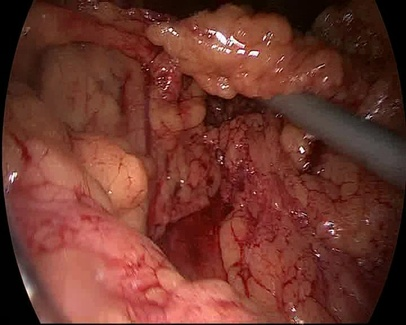
#> input picture papers/paper1_neurips2026/manuscript/figures_slides/assets/BBP12_00003439.jpg, 406 x 325 px, shrunk from 720 x 576 before the run, found by its file name
$ python build_fig_project_overall_pipeline.py
#> lines starting #> are read from the running program, lines starting #| are printed output that depends on the picture
"""Build a concrete overall project pipeline figure.

Output:
  paper/figures/fig_project_overall_pipeline.{png,pdf}
  paper/Formatting_Instructions_For_NeurIPS_2026/figures/fig_project_overall_pipeline.{png,pdf}
  paper/final_draft/figures/fig_project_overall_pipeline.{png,pdf} when present

The figure uses real MB140/BBP12 frames when the local Lambda mirror is
available, and falls back to the existing explanatory PNG otherwise.
"""
from __future__ import annotations

from pathlib import Path
import shutil

import matplotlib.pyplot as plt
from matplotlib.patches import FancyBboxPatch, Rectangle
from PIL import Image, ImageOps


HERE = Path(__file__).resolve().parent
ROOT = HERE.parent.parent
PAPER = ROOT / "paper"
SUB_FIG = PAPER / "Formatting_Instructions_For_NeurIPS_2026" / "figures"
FINAL_FIG = PAPER / "final_draft" / "figures"
FINAL_SCRIPTS = PAPER / "final_draft" / "figure_scripts"

FRAME_DIR = (
    ROOT
    / "lambda_mirror"
    / "extern"
    / "MultiBypass140"
    / "datasets"
    / "MultiBypass140"
    / "BernBypass70"
    / "frames"
    / "BBP12"
)
FRAME_NAMES = [
    "BBP12_00003439.jpg",
    "BBP12_00003444.jpg",
    "BBP12_00003449.jpg",
    "BBP12_00003454.jpg",
    "BBP12_00003459.jpg",
    "BBP12_00003464.jpg",
    "BBP12_00003469.jpg",
    "BBP12_00003474.jpg",
]


COLORS = {
    "ink": "#111827",
    "muted": "#4b5563",
    "blue": "#1d4ed8",
    "blue_light": "#eff6ff",
    "teal": "#0f766e",
    "teal_light": "#ecfdf5",
    "orange": "#d97706",
    "orange_light": "#fff7ed",
    "purple": "#7c3aed",
    "purple_light": "#f5f3ff",
    "gray": "#64748b",
    "gray_light": "#f8fafc",
    "red": "#dc2626",
    "red_light": "#fef2f2",
    "edge": "#334155",
}


plt.rcParams.update({
    "figure.dpi": 180,
    "savefig.dpi": 300,
    "savefig.bbox": "tight",
    "font.family": "DejaVu Sans",
    "font.size": 8.2,
})


def load_thumb(path: Path, size: tuple[int, int] = (220, 150)) -> Image.Image:
#> called with size = (220, 150)
    if path.exists():
        img = Image.open(path).convert("RGB")
#> img is the input picture: PIL image 406x325 RGB; mean R, G, B 110.7, 54.6, 44.3
    else:
        fallback = HERE / "clip_to_tensor_pipeline.png"
        img = Image.open(fallback).convert("RGB")
    return ImageOps.fit(img, size, method=Image.Resampling.LANCZOS)
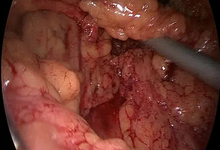
#> returned value: PIL image 220x150 RGB; mean R, G, B 113.9, 56, 45.3


def box(ax, x, y, w, h, text, fc, ec, size=8.0, weight="normal", color=None):
    patch = FancyBboxPatch(
        (x, y), w, h,
        boxstyle="round,pad=0.035,rounding_size=0.055",
        facecolor=fc,
        edgecolor=ec,
        linewidth=1.1,
    )
    ax.add_patch(patch)
    ax.text(
        x + w / 2,
        y + h / 2,
        text,
        ha="center",
        va="center",
        fontsize=size,
        fontweight=weight,
        color=color or COLORS["ink"],
        linespacing=1.12,
    )
    return patch


def arrow(ax, start, end, color=None, lw=1.4, rad=0.0):
    ax.annotate(
        "",
        xy=end,
        xytext=start,
        arrowprops=dict(
            arrowstyle="-|>",
            lw=lw,
            color=color or COLORS["edge"],
            shrinkA=2,
            shrinkB=2,
            connectionstyle=f"arc3,rad={rad}",
        ),
    )


def add_panel_label(ax, x, y, label):
    ax.text(x, y, label, ha="left", va="top", fontsize=10.5,
            fontweight="bold", color=COLORS["ink"])


def draw_filmstrip(ax, x, y, w, h):
    ax.add_patch(Rectangle((x, y), w, h, facecolor="#0b0f19",
                           edgecolor="black", linewidth=1.0))
    hole_h = h / 13.5
    for i in range(11):
        yy = y + 0.10 + i * (h - 0.20) / 10.4
        ax.add_patch(Rectangle((x + 0.05, yy), 0.07, hole_h,
                               facecolor="white", edgecolor="white"))
        ax.add_patch(Rectangle((x + w - 0.12, yy), 0.07, hole_h,
                               facecolor="white", edgecolor="white"))

    thumb_h = (h - 0.34) / 4.6
    for i, name in enumerate(FRAME_NAMES[:4]):
        yy = y + h - 0.17 - (i + 1) * thumb_h - i * 0.035
        img = load_thumb(FRAME_DIR / name)
        ax.imshow(img, extent=(x + 0.16, x + w - 0.16, yy, yy + thumb_h),
                  aspect="auto", zorder=2)
#> pass 2 of the loop in draw_filmstrip, `for i, name in enumerate(FRAME_NAMES[:4]):`:
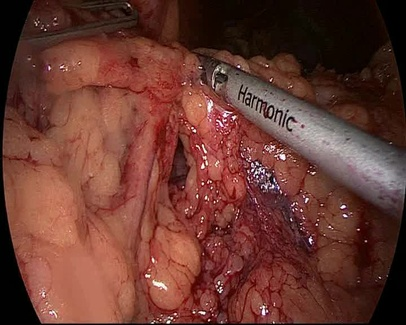
#> input picture papers/paper1_neurips2026/manuscript/figures_slides/assets/BBP12_00003444.jpg, 406 x 325 px, shrunk from 720 x 576 before the run, found by its file name
#> in load_thumb, img is the input picture: PIL image 406x325 RGB; mean R, G, B 105.5, 57.9, 48.9
#> in load_thumb (call 2), `return ImageOps.fit(img, size, method=Image.Resampling.LANCZOS)`:
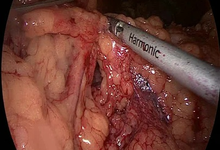
#> returned value: PIL image 220x150 RGB; mean R, G, B 112.3, 62.2, 52.7
#> pass 3 of the loop in draw_filmstrip, `for i, name in enumerate(FRAME_NAMES[:4]):`:
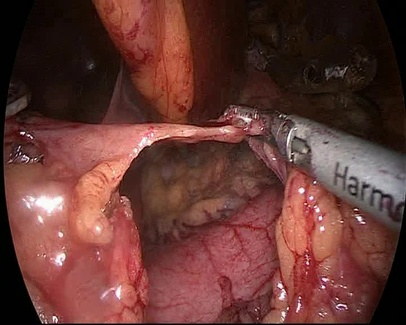
#> input picture papers/paper1_neurips2026/manuscript/figures_slides/assets/BBP12_00003449.jpg, 406 x 325 px, shrunk from 720 x 576 before the run, found by its file name
#> in load_thumb, img is the input picture: PIL image 406x325 RGB; mean R, G, B 101, 56.9, 51.7
#> in load_thumb (call 3), `return ImageOps.fit(img, size, method=Image.Resampling.LANCZOS)`:
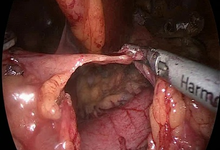
#> returned value: PIL image 220x150 RGB; mean R, G, B 104.5, 59.7, 54.3
#> the loop made 4 passes; the first 3 are shown
    ax.text(x + w / 2, y - 0.10, "time", ha="center", va="top",
            fontsize=7.0, color=COLORS["muted"])
    arrow(ax, (x + w / 2, y - 0.17), (x + w / 2, y - 0.45),
          color=COLORS["ink"], lw=1.0)


def draw_clip(ax, x, y, w, h):
#> called with x = 2.22, y = 4.9, w = 1.25, h = 2.55
    ax.add_patch(FancyBboxPatch((x, y), w, h, boxstyle="round,pad=0.02,rounding_size=0.05",
                                facecolor="white", edgecolor=COLORS["blue"],
                                linewidth=1.1, linestyle="--"))
    thumb_h = (h - 0.30) / 4.4
    for i, name in enumerate(FRAME_NAMES[:4]):
        yy = y + h - 0.16 - (i + 1) * thumb_h - i * 0.035
        img = load_thumb(FRAME_DIR / name)
        ax.imshow(img, extent=(x + 0.12, x + w - 0.12, yy, yy + thumb_h),
                  aspect="auto", zorder=2)
#> pass 2 of the loop in draw_clip, `for i, name in enumerate(FRAME_NAMES[:4]):`:
#> pass 3 of the loop in draw_clip, `for i, name in enumerate(FRAME_NAMES[:4]):`:
#> the loop made 4 passes; the first 3 are shown
    ax.text(x + w / 2, y + 0.28, "...", ha="center", va="center",
            fontsize=13, color=COLORS["ink"])
    ax.text(x + w / 2, y - 0.12, "8-frame clip", ha="center", va="top",
            fontsize=8.0, color=COLORS["blue"], fontweight="bold")


def draw_feature_matrix(ax, x, y, w, h):
#> called with x = 6, y = 5.05, w = 1.25, h = 2.05
    ax.add_patch(Rectangle((x, y), w, h, facecolor=COLORS["blue_light"],
                           edgecolor=COLORS["blue"], linewidth=1.1))
    rows = 8
    for i in range(1, rows):
        yy = y + i * h / rows
        ax.plot([x, x + w], [yy, yy], color="#bfdbfe", linewidth=0.7)
    for r in range(rows):
        yy = y + (r + 0.5) * h / rows
        for c in range(5):
            xx = x + 0.12 + c * (w - 0.24) / 4
            ax.scatter(xx, yy, s=9, color=COLORS["blue"])
        ax.text(x - 0.09, yy, f"$t_{r+1}$", ha="right", va="center",
                fontsize=6.5, color=COLORS["ink"])
    ax.text(x + w / 2, y + h + 0.12, "$8 \\times 768$ frame tensor",
            ha="center", va="bottom", fontsize=8.0, color=COLORS["blue"],
            fontweight="bold")
    ax.text(x + w / 2, y - 0.12, "768", ha="center", va="top",
            fontsize=7.0, color=COLORS["muted"])


def draw_phase_sequence(ax, x, y, w, h):
#> called with x = 0.58, y = 2.72, w = 1.05, h = 0.25
    phases = [
        ("P1", "#2563eb"),
        ("P2", "#0f766e"),
        ("P3", "#d97706"),
        ("P2", "#0f766e"),
        ("P4", "#7c3aed"),
        ("P5", "#db2777"),
    ]
    gap = 0.035
    seg_w = (w - gap * (len(phases) - 1)) / len(phases)
    for i, (p, c) in enumerate(phases):
        xx = x + i * (seg_w + gap)
        ax.add_patch(Rectangle((xx, y), seg_w, h, facecolor=c,
                               edgecolor="white", linewidth=0.7))
        ax.text(xx + seg_w / 2, y + h / 2, p, ha="center", va="center",
                fontsize=6.5, color="white", fontweight="bold")


def main() -> None:
    fig, ax = plt.subplots(figsize=(13.6, 7.0))
    ax.set_xlim(0, 16)
    ax.set_ylim(0, 9.2)
    ax.axis("off")

    ax.text(
        8.0, 9.0,
        "Overall pipeline: workflow-conditioned RSD prediction",
        ha="center", va="top", fontsize=14.2, fontweight="bold",
        color=COLORS["ink"],
    )
    ax.text(
        8.0, 8.58,
        "Concrete visual example from MultiBypass140 / BBP12; the same model/evaluation protocol is also applied to Cholec80.",
        ha="center", va="top", fontsize=8.6, color=COLORS["muted"],
    )

    # Main visual path.
    add_panel_label(ax, 0.25, 8.10, "1. Video -> clip -> frame tensor")
    ax.text(1.05, 7.75, "surgical video", ha="center", va="center",
            fontsize=8.2, fontweight="bold")
    draw_filmstrip(ax, 0.45, 4.70, 1.20, 2.85)
    arrow(ax, (1.70, 6.18), (2.18, 6.18), color=COLORS["blue"], lw=1.1)
    draw_clip(ax, 2.22, 4.90, 1.25, 2.55)
    arrow(ax, (3.55, 6.18), (4.05, 6.18))
    box(ax, 4.12, 5.56, 1.28, 1.25, "ViT-B/16\nper-frame\nencoder",
        COLORS["blue_light"], COLORS["blue"], size=8.0, weight="bold")
    arrow(ax, (5.48, 6.18), (5.92, 6.18))
    draw_feature_matrix(ax, 6.00, 5.05, 1.25, 2.05)

    # Workflow token branch.
    add_panel_label(ax, 0.25, 4.15, "2. Workflow token: oracle during diagnosis, prefix-derived at inference")
    box(ax, 0.42, 3.10, 1.38, 0.74, "full phase\nsequence",
        COLORS["purple_light"], COLORS["purple"], size=7.5, weight="bold")
    draw_phase_sequence(ax, 0.58, 2.72, 1.05, 0.25)
    box(ax, 2.25, 3.10, 1.28, 0.74, "phase\nbigrams",
        COLORS["purple_light"], COLORS["purple"], size=7.5, weight="bold")
    box(ax, 4.02, 3.10, 1.56, 0.74, "TF-IDF\n+ PCA",
        COLORS["orange_light"], COLORS["orange"], size=7.5, weight="bold")
    box(ax, 6.08, 3.10, 1.34, 0.74, "k-means\ncentroids",
        COLORS["orange_light"], COLORS["orange"], size=7.5, weight="bold")
    box(ax, 7.94, 3.10, 1.44, 0.74, "cluster z\nor posterior q",
        COLORS["teal_light"], COLORS["teal"], size=7.2, weight="bold")
    box(ax, 10.00, 3.10, 1.35, 0.74, "workflow\ntoken",
        COLORS["teal_light"], COLORS["teal"], size=7.5, weight="bold")
    ax.text(10.68, 2.72, "$E[z,:]$ or $\\sum_k q_k E[k,:]$",
            ha="center", va="top", fontsize=7.2, color=COLORS["teal"])
    for start, end in [((1.82, 3.47), (2.23, 3.47)), ((3.55, 3.47), (4.00, 3.47)),
                       ((5.60, 3.47), (6.06, 3.47)), ((7.44, 3.47), (7.92, 3.47)),
                       ((9.40, 3.47), (9.98, 3.47))]:
        arrow(ax, start, end, color=COLORS["gray"], lw=1.1)

    ax.text(0.42, 2.18, "oracle diagnostic path", ha="left",
            fontsize=7.2, color=COLORS["purple"], fontweight="bold")
    ax.text(0.42, 1.88, "uses full-case phase sequence", ha="left",
            fontsize=6.8, color=COLORS["muted"])
    box(ax, 4.15, 1.74, 1.45, 0.58, "prefix frames",
        COLORS["blue_light"], COLORS["blue"], size=7.0, weight="bold")
    box(ax, 6.10, 1.74, 1.50, 0.58, "phase head\npredictions",
        COLORS["gray_light"], COLORS["gray"], size=6.8, weight="bold")
    box(ax, 8.10, 1.74, 1.55, 0.58, "same\ncentroid map",
        COLORS["orange_light"], COLORS["orange"], size=6.8, weight="bold")
    ax.text(4.15, 1.36, "causal-at-inference path: no ground-truth phase labels or full-case cluster label",
            ha="left", va="top", fontsize=6.9, color=COLORS["teal"])
    arrow(ax, (5.62, 2.03), (6.08, 2.03), color=COLORS["teal"], lw=1.0)
    arrow(ax, (7.62, 2.03), (8.08, 2.03), color=COLORS["teal"], lw=1.0)
    arrow(ax, (9.66, 2.03), (10.28, 3.06), color=COLORS["teal"], lw=1.0, rad=0.15)

    # Modeling and outputs.
    add_panel_label(ax, 7.70, 8.10, "3. Temporal prediction model")
    box(ax, 7.85, 5.67, 1.45, 0.82, "append\nworkflow token",
        COLORS["teal_light"], COLORS["teal"], size=7.4, weight="bold")
    arrow(ax, (7.28, 6.18), (7.82, 6.18), color=COLORS["teal"], lw=1.1)
    arrow(ax, (10.68, 3.86), (8.58, 5.62), color=COLORS["teal"], lw=1.1, rad=-0.18)
    box(ax, 9.90, 5.36, 1.70, 1.42, "HTA-inspired\n6-block\ntemporal head",
        COLORS["gray_light"], COLORS["edge"], size=7.8, weight="bold")
    arrow(ax, (9.33, 6.18), (9.88, 6.18))
    box(ax, 12.15, 6.38, 1.10, 0.55, "RSD\nhead",
        "#eef2ff", COLORS["blue"], size=7.4, weight="bold")
    box(ax, 12.15, 5.70, 1.10, 0.55, "phase\nhead",
        "#f0fdf4", COLORS["teal"], size=7.4, weight="bold")
    box(ax, 12.15, 5.02, 1.10, 0.55, "deviation\nhead",
        "#fff7ed", COLORS["orange"], size=7.4, weight="bold")
    for yy in [6.66, 5.98, 5.30]:
        arrow(ax, (11.62, 6.07), (12.12, yy), lw=1.0)
    box(ax, 13.78, 6.02, 1.48, 0.74, "remaining\nsurgery duration",
        "#eef2ff", COLORS["blue"], size=7.2, weight="bold")
    arrow(ax, (13.27, 6.66), (13.76, 6.44), color=COLORS["blue"], lw=1.0)

    # Evaluation right/bottom.
    add_panel_label(ax, 11.78, 4.15, "4. Evaluation question")
    box(ax, 11.85, 3.36, 1.28, 0.52, "MB140\nwithin-center",
        COLORS["green_light"] if "green_light" in COLORS else COLORS["teal_light"], COLORS["teal"],
        size=6.8, weight="bold")
    box(ax, 13.32, 3.36, 1.36, 0.52, "MB140\ncross-center",
        COLORS["teal_light"], COLORS["teal"], size=6.8, weight="bold")
    box(ax, 14.88, 3.36, 0.82, 0.52, "Cholec80",
        COLORS["gray_light"], COLORS["gray"], size=6.8, weight="bold")
    box(ax, 12.02, 2.44, 1.62, 0.52, "strict prefix-only\nvs centered-window",
        COLORS["blue_light"], COLORS["blue"], size=6.6, weight="bold")
    box(ax, 13.92, 2.44, 1.52, 0.52, "shuffled-token\ncontrol",
        COLORS["purple_light"], COLORS["purple"], size=6.6, weight="bold")
    ax.text(13.77, 1.80,
            "Main claim: workflow conditioning helps when\nworkflow variation exists and the token is meaningful.",
            ha="center", va="top", fontsize=7.4, color=COLORS["ink"], fontweight="bold")

    # Compact study-scope footer.
    ax.plot([0.40, 15.60], [0.62, 0.62], color="#e5e7eb", lw=1.0)
    footer = (
        "Study scope: MultiBypass140 + Cholec80 | "
        "conditions: no-token, retrospective oracle, causal-at-inference | "
        "metric: validation MAE in minutes"
    )
    ax.text(8.0, 0.34, footer, ha="center", va="center",
            fontsize=7.2, color=COLORS["muted"])

    for ext in ("png", "pdf"):
        out = HERE / f"fig_project_overall_pipeline.{ext}"
        fig.savefig(out)
        for dest in (SUB_FIG, FINAL_FIG):
            if dest.exists():
                dest.mkdir(parents=True, exist_ok=True)
                shutil.copy2(out, dest / out.name)
        print(f"wrote {out}")
#> this loop made 2 passes
#> pass 1, in main, `fig.savefig(out)`:
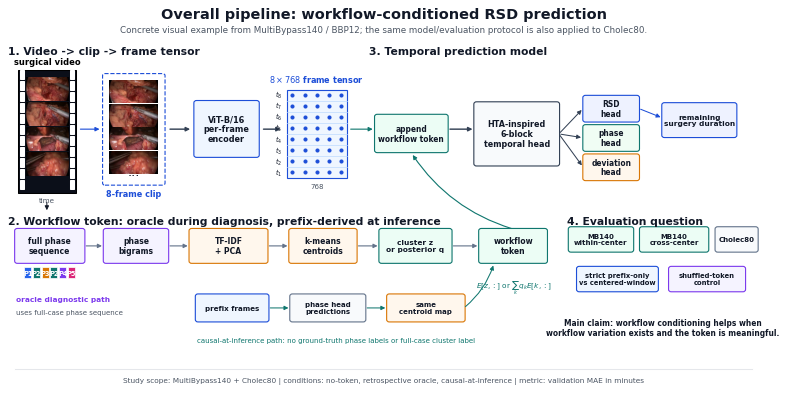
#> figure drawn by matplotlib, 1 panel

    if FINAL_SCRIPTS.exists():
        shutil.copy2(Path(__file__), FINAL_SCRIPTS / Path(__file__).name)


if __name__ == "__main__":
    main()
